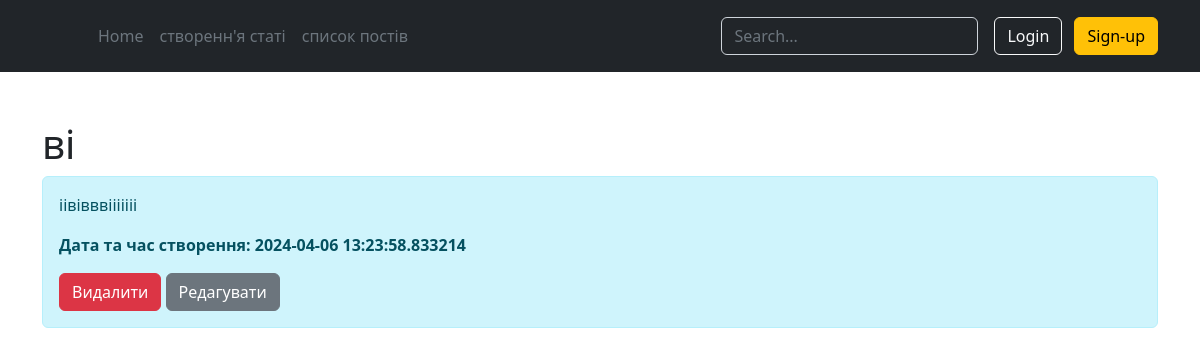
The app's page /articles/1/, older data.
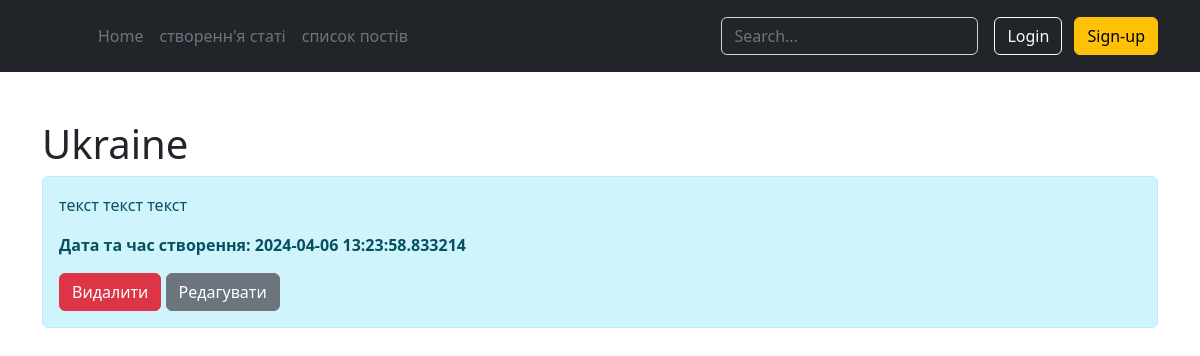
The same page, newer data.
### models.py (models this page shows, shortened)
class Article(db.Model):
    id = db.Column(db.Integer, primary_key=True)
    title = db.Column(db.String(100), nullable=False)
    intro = db.Column(db.String(100), nullable=False)
    text = db.Column(db.Text, nullable=False)
    date = db.Column(db.DateTime, default=datetime.utcnow)

### app.py (the view)
@app.route("/articles/<int:id>/")
def articles_detail(id):
    article = Article.query.get(id)
    return render_template("articles_detail.html", article=article)

### templates/articles_detail.html (shortened to what this page needs)
{% extends 'base.html' %}
{% block content %}
<div class="container mt-5">
    <h1>{{ article.title }}</h1>
    <div class="alert alert-info">
        <p>{{ article.text }}</p>
        <p><b>Дата та час створення: {{ article.date }}</b></p>
        <a href="/articles/{{ article.id }}/delete" class="btn btn-danger">Видалити</a>
        <a href="/articles/{{ article.id }}/update" class="btn btn-secondary">Редагувати</a>
    </div>
</div>
{% endblock %}

Row changes from the older to the newer data that the page shows:
changed Article: title "ві" → "Ukraine"; text "іівівввііііііі" → "текст текст текст"
